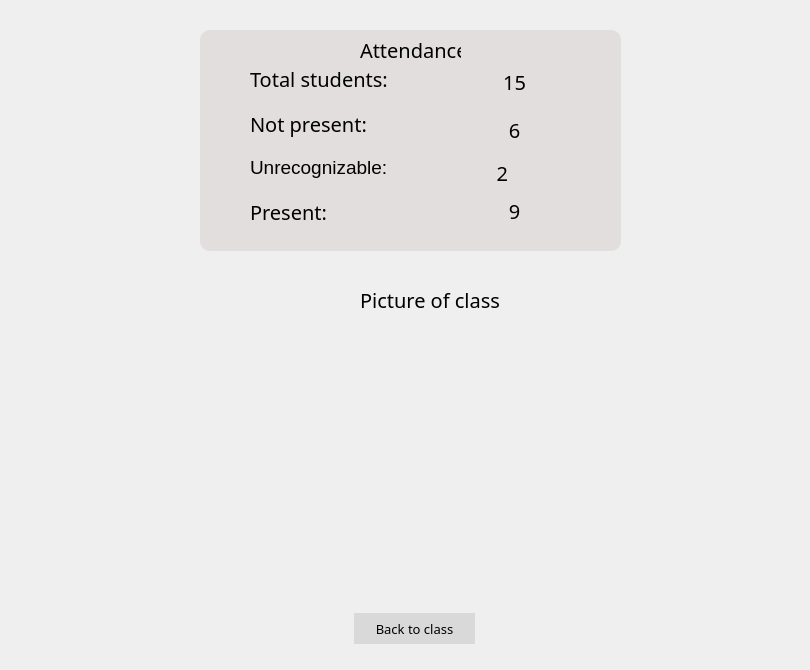
        <widget class="QWidget" name="Page_Upload2">
         <widget class="QWidget" name="widget_26" native="true">
          <property name="geometry">
           <rect>
            <x>200</x>
            <y>30</y>
            <width>421</width>
            <height>221</height>
           </rect>
          </property>
          <property name="styleSheet">
           <string notr="true">background-color: #E2DEDE;
border-top-left-radius: 10px;          
border-bottom-left-radius: 10px;       
border-top-right-radius: 10px;         
border-bottom-right-radius: 10px;      
</string>
          </property>
          <widget class="QWidget" name="layoutWidget_4">
           <property name="geometry">
            <rect>
             <x>50</x>
             <y>30</y>
             <width>143</width>
             <height>171</height>
            </rect>
           </property>
           <layout class="QVBoxLayout" name="verticalLayout_12">
            <item>
             <widget class="QLabel" name="label_6">
              <property name="font">
               <font>
                <family>Myanmar Khyay</family>
                <pointsize>15</pointsize>
               </font>
              </property>
              <property name="text">
               <string>Total students:</string>
              </property>
             </widget>
            </item>
            <item>
             <widget class="QLabel" name="label_32">
              <property name="font">
               <font>
                <family>Myanmar Khyay</family>
                <pointsize>15</pointsize>
               </font>
              </property>
              <property name="text">
               <string>Not present: </string>
              </property>
             </widget>
            </item>
            <item>
             <widget class="QLabel" name="label_40">
              <property name="text">
               <string>&lt;html&gt;&lt;head/&gt;&lt;body&gt;&lt;p&gt;&lt;span style=&quot; font-size:14pt;&quot;&gt;Unrecognizable:      &lt;/span&gt;&lt;/p&gt;&lt;/body&gt;&lt;/html&gt;</string>
              </property>
             </widget>
            </item>
            <item>
             <widget class="QLabel" name="label_34">
              <property name="font">
               <font>
                <family>Myanmar Khyay</family>
                <pointsize>15</pointsize>
               </font>
              </property>
              <property name="text">
               <string>Present: </string>
              </property>
             </widget>
            </item>
           </layout>
          </widget>
          <widget class="QWidget" name="layoutWidget_5">
           <property name="geometry">
            <rect>
             <x>250</x>
             <y>30</y>
             <width>129</width>
             <height>171</height>
            </rect>
           </property>
           <layout class="QVBoxLayout" name="verticalLayout_13">
            <item>
             <widget class="QPushButton" name="pushButton_67">
              <property name="minimumSize">
               <size>
                <width>0</width>
                <height>40</height>
               </size>
              </property>
              <property name="font">
               <font>
                <family>Myanmar Khyay</family>
                <pointsize>15</pointsize>
               </font>
              </property>
              <property name="text">
               <string>15</string>
              </property>
             </widget>
            </item>
            <item>
             <widget class="QPushButton" name="pushButton_68">
              <property name="minimumSize">
               <size>
                <width>20</width>
                <height>40</height>
               </size>
              </property>
              <property name="font">
               <font>
                <family>Myanmar Khyay</family>
                <pointsize>15</pointsize>
               </font>
              </property>
              <property name="text">
               <string>6</string>
              </property>
             </widget>
            </item>
            <item>
             <widget class="QLabel" name="label_41">
              <property name="minimumSize">
               <size>
                <width>0</width>
                <height>30</height>
               </size>
              </property>
              <property name="maximumSize">
               <size>
                <width>16777215</width>
                <height>30</height>
               </size>
              </property>
              <property name="font">
               <font>
                <family>Myanmar Khyay</family>
                <pointsize>15</pointsize>
               </font>
              </property>
              <property name="focusPolicy">
               <enum>Qt::FocusPolicy::StrongFocus</enum>
              </property>
              <property name="text">
               <string>         2</string>
              </property>
              <property name="scaledContents">
               <bool>false</bool>
              </property>
             </widget>
            </item>
            <item>
             <widget class="QPushButton" name="pushButton_69">
              <property name="minimumSize">
               <size>
                <width>0</width>
                <height>30</height>
               </size>
              </property>
              <property name="maximumSize">
               <size>
                <width>16777215</width>
                <height>30</height>
               </size>
              </property>
              <property name="font">
               <font>
                <family>Myanmar Khyay</family>
                <pointsize>15</pointsize>
               </font>
              </property>
              <property name="text">
               <string>9</string>
              </property>
             </widget>
            </item>
           </layout>
          </widget>
          <widget class="QLabel" name="label_37">
           <property name="geometry">
            <rect>
             <x>160</x>
             <y>10</y>
             <width>101</width>
             <height>20</height>
            </rect>
           </property>
           <property name="font">
            <font>
             <family>Myanmar Khyay</family>
             <pointsize>15</pointsize>
            </font>
           </property>
           <property name="text">
            <string>Attendance:</string>
           </property>
          </widget>
         </widget>
         <widget class="QWidget" name="widget_14" native="true">
          <property name="geometry">
           <rect>
            <x>40</x>
            <y>270</y>
            <width>761</width>
            <height>391</height>
           </rect>
          </property>
          <widget class="QLabel" name="label_38">
           <property name="geometry">
            <rect>
             <x>100</x>
             <y>60</y>
             <width>571</width>
             <height>271</height>
            </rect>
           </property>
           <property name="text">
            <string/>
           </property>
           <property name="pixmap">
            <pixmap>:/Class_Picutre/Images/Class_Attendance.png</pixmap>
           </property>
           <property name="scaledContents">
            <bool>true</bool>
           </property>
          </widget>
          <widget class="QLabel" name="label_39">
           <property name="geometry">
            <rect>
             <x>320</x>
             <y>20</y>
             <width>141</width>
             <height>20</height>
            </rect>
           </property>
           <property name="font">
            <font>
             <family>Myanmar Khyay</family>
             <pointsize>15</pointsize>
            </font>
           </property>
           <property name="text">
            <string>Picture of class:</string>
           </property>
          </widget>
          <widget class="QPushButton" name="pushButton_5">
           <property name="geometry">
            <rect>
             <x>314</x>
             <y>343</y>
             <width>121</width>
             <height>31</height>
            </rect>
           </property>
           <property name="font">
            <font>
             <family>Myanmar Khyay</family>
             <pointsize>10</pointsize>
             <italic>false</italic>
             <bold>false</bold>
             <underline>false</underline>
            </font>
           </property>
           <property name="styleSheet">
            <string notr="true">background-color: #d9d9d9;
border-top-left-radius: 20px;          
border-bottom-left-radius: 20px;       
border-top-right-radius: 20px;         
border-bottom-right-radius: 20px;      

 </string>
           </property>
           <property name="text">
            <string>Back to class</string>
           </property>
           <property name="checkable">
            <bool>true</bool>
           </property>
           <property name="autoExclusive">
            <bool>true</bool>
           </property>
          </widget>
         </widget>
        </widget>
